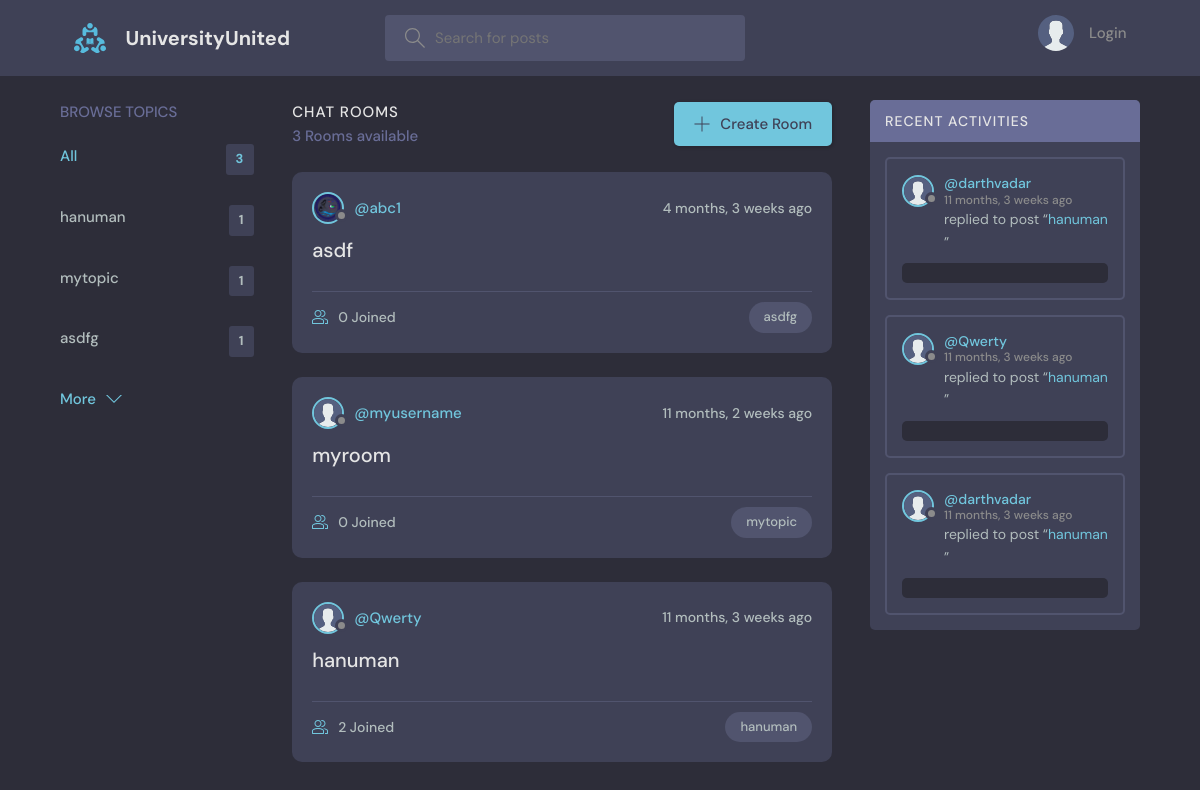
The page / on the database its author committed.
### base/models.py (models this page shows, shortened)
class Topic(models.Model):
    name = models.CharField(max_length=200)

class Room(models.Model):
    host = models.ForeignKey(User, on_delete=models.SET_NULL, null=True)
    topic = models.ForeignKey(Topic, on_delete=models.SET_NULL, null=True)
    name = models.CharField(max_length=200)
    description = models.TextField(null=True, blank=True)
    participants = models.ManyToManyField(
        User, related_name='participants', blank=True)
    updated = models.DateTimeField(auto_now=True)
    created = models.DateTimeField(auto_now_add=True)
    class Meta:
        ordering = ['-updated', '-created']
    def __str__(self):
        return self.name

class User(AbstractUser):
    name = models.CharField(max_length=200, null=True)
    email = models.EmailField(unique=True, null=True)
    bio = models.TextField(null=True)
    avatar = models.ImageField(null=True, default="avatar.svg")
    USERNAME_FIELD = 'email'
    REQUIRED_FIELDS = ['username',]

class Message(models.Model):
    user = models.ForeignKey(User, on_delete=models.CASCADE)
    room = models.ForeignKey(Room, on_delete=models.CASCADE)
    Message = models.TextField()
    media = models.ImageField(upload_to='chat_media/', blank=True, null=True)
    updated = models.DateTimeField(auto_now=True)
    created = models.DateTimeField(auto_now_add=True)

### base/views.py (the view)
# urls.py: path('', views.home, name="home"),
def home(request):
    q = request.GET.get('q') if request.GET.get('q') != None else ''
    rooms = Room.objects.filter(
        Q(topic__name__icontains=q) |
        Q(name__icontains=q) |
        Q(description__icontains=q)
    )
    topics = Topic.objects.all()[0:5]
    room_count = rooms.count()
    room_messages = Message.objects.filter(
        Q(room__topic__name__icontains=q))[0:3]
    context = {'rooms': rooms, 'topics': topics,
               'room_count': room_count, 'room_messages': room_messages}
    return render(request, 'base/home.html', context)

### base/templates/base/home.html (shortened to what this page needs)
{% extends 'main.html' %}
{% block content %}
<main class="layout layout--3">
  <div class="container">
    {% include 'base/topics_component.html' %}
    <div class="roomList">
      <div class="roomList__header">
        <div>
          <h2>Chat Rooms</h2>
          <p>{{room_count}} Rooms available</p>
        </div>
        <a class="btn btn--main" href="{% url 'create-room' %}">
          <svg version="1.1" xmlns="http://www.w3.org/2000/svg" width="32" height="32" viewBox="0 0 32 32">
            <title>add</title>
            <path
              d="M16.943 0.943h-1.885v14.115h-14.115v1.885h14.115v14.115h1.885v-14.115h14.115v-1.885h-14.115v-14.115z">
            </path>
          </svg>
          Create Room
        </a>
      </div>
      {% include 'base/feed_component.html' %}
    </div>
    {% include 'base/activity_component.html' %}
  </div>
</main>
{% endblock %}

### base/templates/base/topics_component.html
<div class="topics">
    <div class="topics__header">
        <h2>Browse Topics</h2>
    </div>
    <ul class="topics__list">
        <li>
            <a href="{% url 'home' %}" class="active">All <span>{{topics.count}}</span></a>
        </li>
        {% for topic in topics %}
        <li>
            <a href="{% url 'home' %}?q={{topic.name}}">{{topic.name}}<span>{{topic.room_set.all.count}}</span></a>
        </li>
        {% endfor %}
    </ul>
    <a class="btn btn--link" href="{% url 'topics' %}">
        More
        <svg version="1.1" xmlns="http://www.w3.org/2000/svg" width="32" height="32" viewBox="0 0 32 32">
            <title>chevron-down</title>
            <path d="M16 21l-13-13h-3l16 16 16-16h-3l-13 13z"></path>
        </svg>
    </a>
</div>

### base/templates/base/feed_component.html (shortened to what this page needs)
{% for room in rooms %}
<div class="roomListRoom">
    <div class="roomListRoom__header">
        <a href="{% url 'user-profile' room.host.id %}" class="roomListRoom__author">
            <div class="avatar avatar--small">
                <img src="{{room.host.avatar.url}}" />
            </div>
            <span>@{{room.host.username}}</span>
        </a>
        <div class="roomListRoom__actions">
            <span>{{room.created|timesince}} ago</span>
        </div>
    </div>
    <div class="roomListRoom__content">
        <a href="{% url 'room' room.id %}">{{room.name}}</a>
    </div>
    <div class="roomListRoom__meta">
        <a href="{% url 'room' room.id %}" class="roomListRoom__joined">
            {{room.participants.all.count}} Joined
        </a>
        <p class="roomListRoom__topic">{{room.topic.name}}</p>
    </div>
</div>
{% endfor %}

### base/templates/base/activity_component.html (shortened to what this page needs)
<div class="activities">
    <div class="activities__header">
        <h2>Recent Activities</h2>
    </div>
    {% for message in room_messages %}
    <div class="activities__box">
        <div class="activities__boxHeader roomListRoom__header">
            <a href="{% url 'user-profile' message.user.id %}" class="roomListRoom__author">
                <div class="avatar avatar--small">
                    <img src="{{message.user.avatar.url}}" />
                </div>
                <p>
                    @{{message.user.username}}
                    <span>{{message.created|timesince}} ago</span>
                </p>
            </a>
        </div>
        <div class="activities__boxContent">
            <p>replied to post “<a href="{% url 'room' message.room.id %}">{{message.room}}</a>”</p>
            <div class="activities__boxRoomContent">{{message.body}}</div>
        </div>
    </div>
    {% endfor %}
</div>

### rows shown on the page
Topic: name "hanuman", room_set.all.count "1"
Topic: name "mytopic", room_set.all.count "1"
Topic: name "asdfg", room_set.all.count "1"
Room: host.avatar (picture), host.username "abc1", created "4 months, 3 weeks", name "asdf", participants.all.count "0", topic.name "asdfg"
Room: host.avatar (placeholder picture), host.username "myusername", created "11 months, 2 weeks", name "myroom", participants.all.count "0", topic.name "mytopic"
Room: host.avatar (placeholder picture), host.username "Qwerty", created "11 months, 3 weeks", name "hanuman", participants.all.count "2", topic.name "hanuman"
Message: user.avatar (placeholder picture), user.username "darthvadar", created "11 months, 3 weeks", room "hanuman"
Message: user.avatar (placeholder picture), user.username "Qwerty", created "11 months, 3 weeks", room "hanuman"
Message: user.avatar (placeholder picture), user.username "darthvadar", created "11 months, 3 weeks", room "hanuman"

### other values the page prints
{{ topics.count }} "3"
{{ room_count }} "3"
